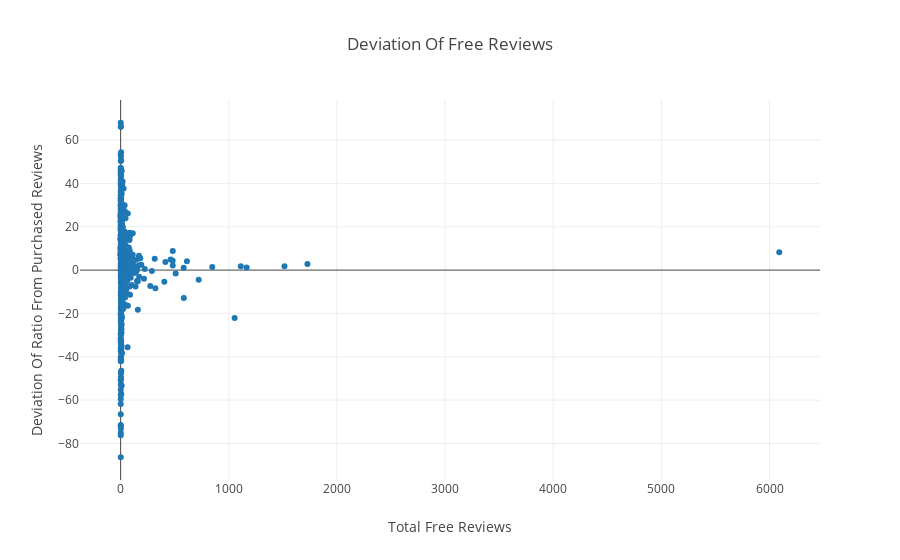

Source (notebook cell):
### Markdown cell above
This is almost sound, except the deviation might be drastic if there are only a couple of free reviews per product (for example, 70% positive purchased with 1000 reviews versus 100% positive free with 1 review is unfair to compare).
We can graph this to get a better understanding of what is happening.

// TODO: A double bar graph which will inherently show the deviation.

### Code cell
deviation_and_total_free_per_product.sort(
    key=lambda i: i['total_free']
)

x = []
y = []

for item in deviation_and_total_free_per_product:
    x.append(item['total_free'])
    y.append(item['deviation'])
    
layout = go.Layout(
    title='Deviation Of Free Reviews',
    xaxis=dict(
        title="Total Free Reviews"
    ),
    yaxis=dict(
        title="Deviation Of Ratio From Purchased Reviews"
    ),
    showlegend=False
)   

data = [go.Scatter(
    x=x,
    y=y,
    mode='markers'
)]

fig = go.Figure(data=data, layout=layout)

iplot(fig)

### Figure 1 — Plotly figure (JSON) as saved in the notebook; plotly's stock layout.template omitted (floating-point values rounded to 4 significant figures; data arrays with more than 128 entries replaced by an {"elided": "..."} marker saying what was removed)
{"data": [{"mode": "markers", "type": "scatter", "x": {"elided": "795 int values"}, "y": {"elided": "795 float values"}}], "layout": {"showlegend": false, "title": "Deviation Of Free Reviews", "xaxis": {"title": "Total Free Reviews"}, "yaxis": {"title": "Deviation Of Ratio From Purchased Reviews"}}}
